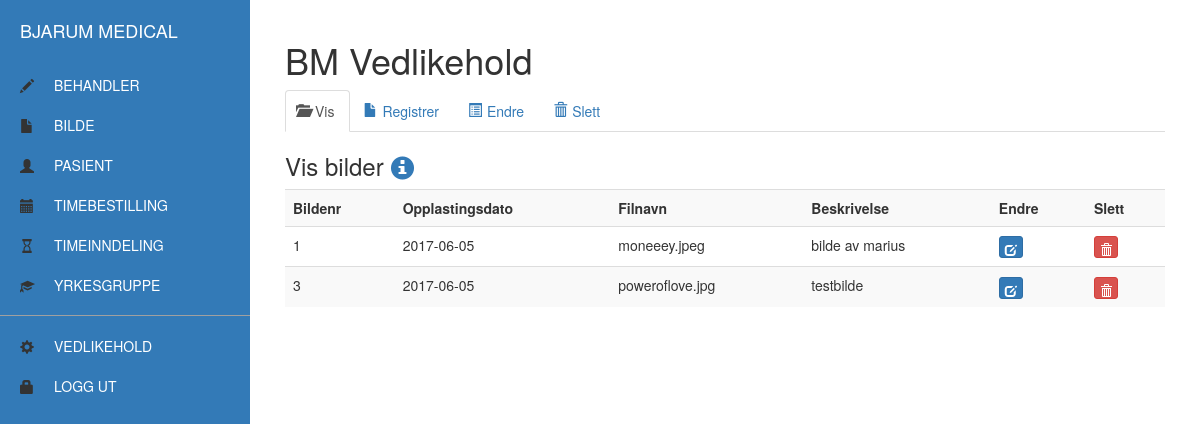
/vedlikehold/bilde.php (signed in), run on the app's committed database.
### tables this page shows
CREATE TABLE `bilde` (
  `bildenr` int(11) NOT NULL,
  `opplastingsdato` date NOT NULL,
  `filnavn` varchar(255) NOT NULL,
  `beskrivelse` varchar(255) NOT NULL
);

### vedlikehold/libs/bilde.php (the view, shortened to what this page needs)
<?php
function visBilde() {
  $sql = "SELECT * FROM bilde";
  $result = mysqli_query($conn, $sql);
  if(mysqli_num_rows($result) > 0) {
    while($row = mysqli_fetch_assoc($result)) {
      echo "<tr>\n";
      echo "<td>". $row['bildenr'] ."</td>\n";
      echo "<td>". $row['opplastingsdato'] ."</td>\n";
      echo "<td>". $row['filnavn'] ."</td>\n";
      echo "<td>". $row['beskrivelse'] ."</td>\n";
      echo "<td><form action=". $_SERVER['PHP_SELF'] ." method=\"post\">\n";
      echo "<button class=\"btn btn-primary btn-xs\" type=\"submit\" title=\"Endre\"><span class=\"glyphicon glyphicon-edit\"></span></button>\n";
      echo "</form></td>\n";
      echo "<td><form action=". $_SERVER['PHP_SELF'] ." method=\"post\">\n";
      echo "<button class=\"btn btn-danger btn-xs\" type=\"submit\" title=\"Slett\"><span class=\"glyphicon glyphicon-trash\"></span></button>\n";
      echo "</form></td>\n";
      echo "</tr>\n";
    }
  } else {
    echo "<tr><td>Ingen bilder funnet</td><td>&nbsp;</td></tr>\n";
  }
}
?>

### vedlikehold/css/style.css (style rules this page uses)
body { overflow-x: hidden; }
.glyphicon { top: 4px; }

### data on the page
bilde: bildenr "1", opplastingsdato "2017-06-05", filnavn "moneeey.jpeg", beskrivelse "bilde av marius"
bilde: bildenr "3", opplastingsdato "2017-06-05", filnavn "poweroflove.jpg", beskrivelse "testbilde"
